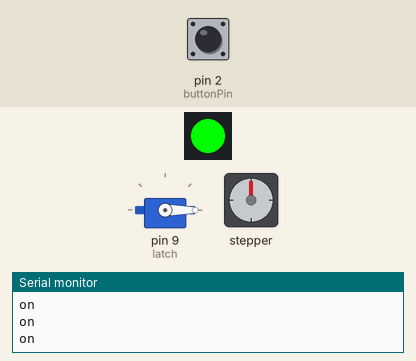
Simulated run of this sketch. Board: Arduino Uno, built with avr-gcc and run on an emulated ATmega328P. On the bench: 1 RGB LEDs in strip order, left to right, servo, stepper motor, the last lines printed to the serial monitor. The test bench sets the inputs (shaded band); at power-on: pin 2 (buttonPin) HIGH. Stepper angles assume 5000 steps per turn.

Above: at 1.25 s.
1.3 s: pin 2 (buttonPin) pulled LOW for 0.25 s
At 1.53 s:
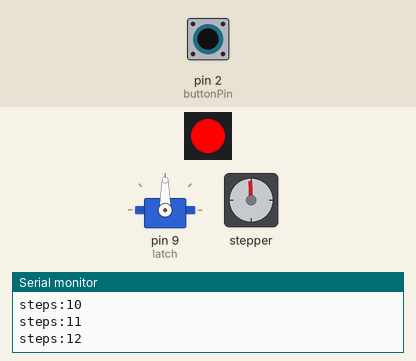
At 4.47 s:
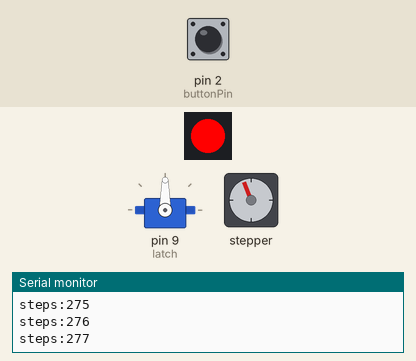
Timing chart, 0 to 22.6 s (numbered marks = the images above; inputs shaded):
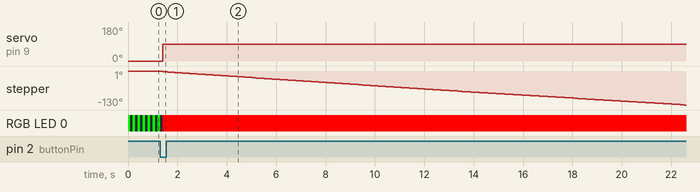

Measured:
- after the input at 1.3 s, servo on pin 9 (latch): 0° → 90° after 0.10 s; stepper: keeps turning counter-clockwise at about 6°/s, starting after 0.10 s

The sketch:

Box1.ino
```cpp
#include <Adafruit_NeoPixel.h>
#include <Servo.h>
Servo latch;
#define PIN 6
#define NUMPIXELS 1
#define buttonPin 2
#include <Stepper.h>
const int stepsPerRevolution = 5000;
Stepper myStepper(stepsPerRevolution, 13, 12, 11, 10);
int stepCount = 0;
bool state = false;

Adafruit_NeoPixel pixels(NUMPIXELS, PIN, NEO_GRB + NEO_KHZ800);
void setup() {
  pixels.begin();
  latch.attach(9);
  Serial.begin(9600);
  pinMode(buttonPin, INPUT_PULLUP);
  latch.write(0);
}

void loop() {
  if (digitalRead(2) == HIGH && state == false) {
    error();
    Serial.println("on");
  } else {
    flip();
    Serial.println("off");
  }
}
void error() {
  for (int i = 0; i < NUMPIXELS; i++) {
    pixels.setPixelColor(i, pixels.Color(0, 255, 0));
    pixels.show();
    delay(100);
  }
  for (int i = 0; i < NUMPIXELS; i++) {
    pixels.setPixelColor(i, pixels.Color(0, 0, 0));
    pixels.show();
    delay(100);
  }
}

void activated() {
  for (int i = 0; i < NUMPIXELS; i++) {
    pixels.setPixelColor(i, pixels.Color(255, 0, 0));
    pixels.show();
  }
}

void flip() {
  activated();
  state = true;
  latch.write(90);
  motor();
}

void motor() {
  Serial.begin(9600);
  for (int i = 0; i < 2350; i++) {
    myStepper.step(-1);
    Serial.print("steps:");
    Serial.println(stepCount);
    stepCount++;
  }
}
```
